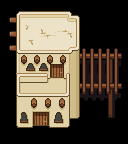

The image is a tile-based game level rendered from a .tmx file. Its description and source (layers, tilesets, objects; grid data summarised) follow:
An orthogonal 8x9 tile map with 16x16 px tiles, 3 tile layers (OnGrass, Collisions, WalkBehind), 8 tilesets and 1 object (teleport on push).

<map version="1.10" tiledversion="1.11.0" orientation="orthogonal" renderorder="right-down" compressionlevel="6" width="8" height="9" tilewidth="16" tileheight="16" infinite="0" nextlayerid="5" nextobjectid="10">
 <tileset firstgid="1" source="../../../tileset/invisible.tsx" />
 <tileset firstgid="17" source="../../../tileset/heal4.tsx" />
 <tileset firstgid="87" source="../../../tileset/building-small.tsx" />
 <tileset firstgid="1111" source="../../../tileset/houses2.tsx" />
 <tileset firstgid="1795" source="../../../tileset/building3.tsx" />
 <tileset firstgid="2251" source="../../../tileset/desert.tsx" />
 <tileset firstgid="2315" source="../../../tileset/desert2.tsx" />
 <tileset firstgid="2335" source="../../../tileset/desert3.tsx" />
 <layer id="4" name="OnGrass" width="8" height="9">
  <data>[72 cells, 11 non-empty, 8 distinct tile ids]</data>
 </layer>
 <layer id="1" name="Collisions" width="8" height="9">
  <data>[72 cells, 28 non-empty, 28 distinct tile ids]</data>
 </layer>
 <layer id="2" name="WalkBehind" width="8" height="9">
  <data>[72 cells, 27 non-empty, 25 distinct tile ids]</data>
 </layer>
 <objectgroup id="3" name="Moving">
  <object id="9" type="teleport on push" gid="3" x="32" y="128" width="16" height="16">
   <properties>
    <property name="map" value="floor-0" />
    <property name="x" value="3" />
    <property name="y" value="8" />
   </properties>
  </object>
 </objectgroup>
</map>
